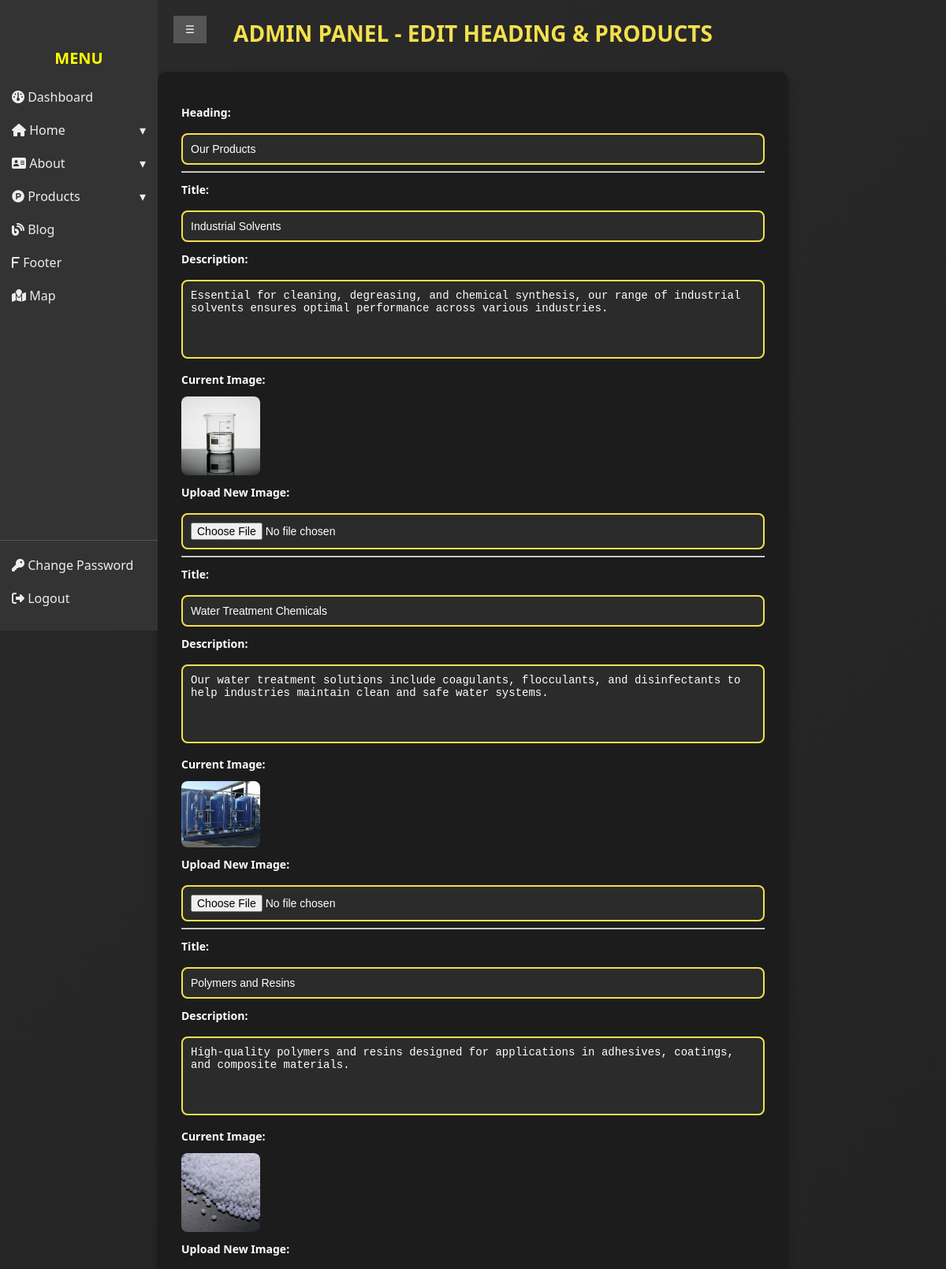
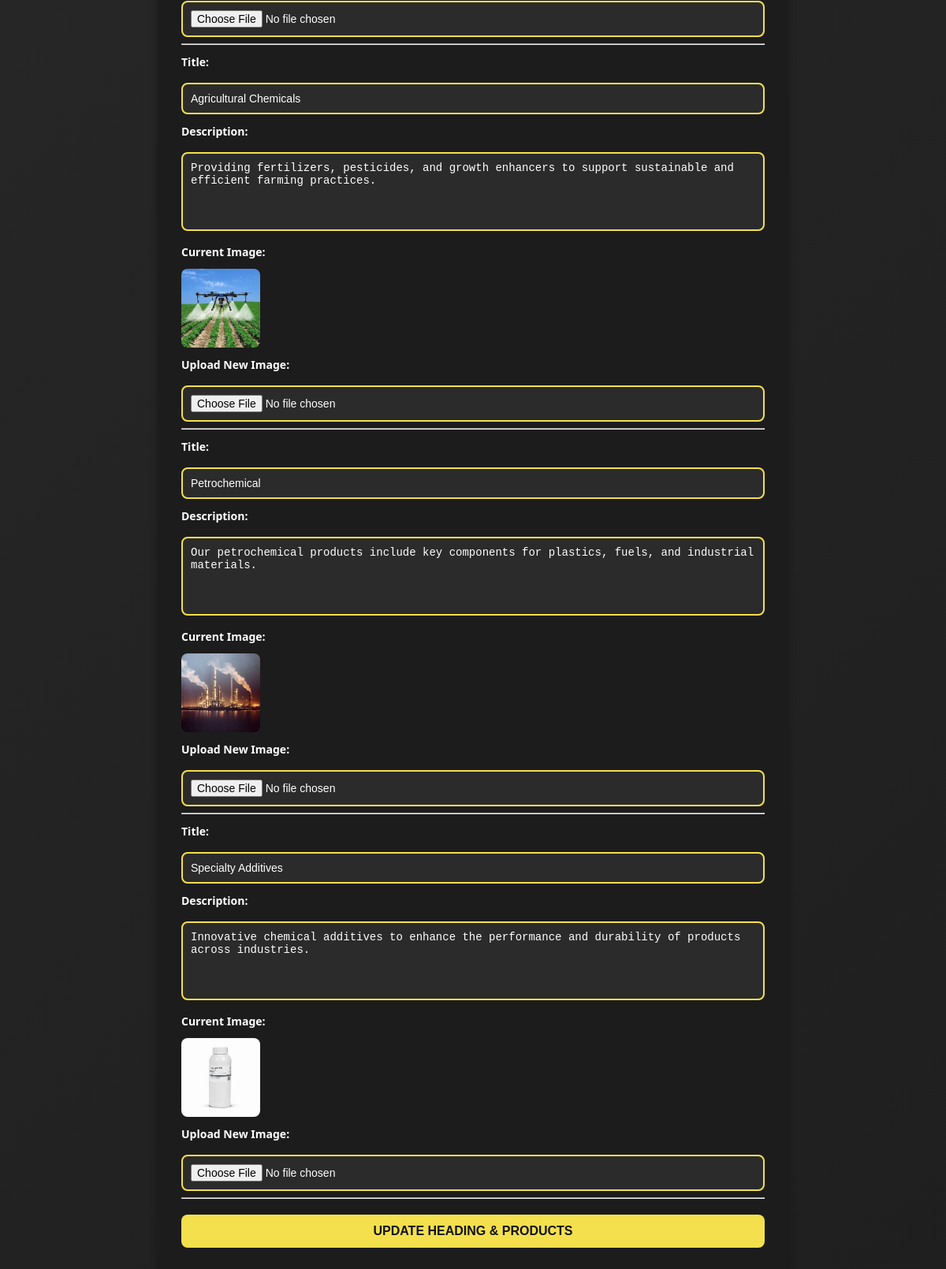
Screenshot of /backend/our_products.php (signed in) with the database file from the repository (2 pictures, top to bottom).
### tables this page shows
CREATE TABLE `settings` (
  `id` int(11) NOT NULL,
  `heading` varchar(255) NOT NULL
);

CREATE TABLE `product_display` (
  `id` int(11) NOT NULL,
  `title` varchar(255) NOT NULL,
  `description` text NOT NULL,
  `image` varchar(255) NOT NULL
);

### backend/our_products.php (the view, shortened to what this page needs)
<?php
require 'db_connection.php';
$settingsQuery = "SELECT * FROM settings WHERE id = 1";
$settingsResult = mysqli_query($conn, $settingsQuery);
$settingsRow = mysqli_fetch_assoc($settingsResult);
$heading = $settingsRow['heading'];
$query = "SELECT * FROM product_display";
$result = mysqli_query($conn, $query);
?>
<!DOCTYPE html>
<html lang="en">
<head>
</head>
<body>
    <?php include 'side_bar.php' ?>
    <h2>Admin Panel - Edit Heading & Products</h2>
    <div class="container">
        <form method="POST" enctype="multipart/form-data">
            <label>Heading:</label>
            <input type="text" name="heading" value="<?php echo htmlspecialchars($heading); ?>" required>
            <hr>
            <?php while ($row = mysqli_fetch_assoc($result)) { ?>
                <label>Title:</label>
                <input type="text" name="title[]" value="<?php echo htmlspecialchars($row['title']); ?>" required>
                <label>Description:</label>
                <textarea name="description[]" required><?php echo htmlspecialchars($row['description']); ?></textarea>
                <label>Current Image:</label>
                <img src="../chemical_website/<?php echo htmlspecialchars($row['image']); ?>" class="image-preview" width="100">
                <label>Upload New Image:</label>
                <input type="file" name="image[]">
                <hr>
            <?php } ?>
            <button type="submit" name="update_all">Update Heading & Products</button>
        </form>
    </div>
</body>
</html>

### backend/our_products.php (style rules this page uses)
body { font-family: 'Segoe UI', Tahoma, Geneva, Verdana, sans-serif; background: linear-gradient(135deg, #2a2a2a, #1f1f1f); color: #ffffff; padding: 0; margin: 0; }
h2 { font-size: 28px; font-weight: bold; text-transform: uppercase; color: #f4e04d; text-align: center; margin-bottom: 30px; }
.container { max-width: 800px; margin: auto; }
form { background-color: #1c1c1c; padding: 30px; border-radius: 12px; box-shadow: 0px 5px 10px rgba(0, 0, 0, 0.3); margin-bottom: 20px; }
label { display: block; margin: 12px 0; font-weight: bold; font-size: 14px; }
input[type="text"], textarea, input[type="file"] { width: 100%; padding: 10px; background-color: #2b2b2b; border: 2px solid #f4e04d; border-radius: 8px; color: #ffffff; margin-top: 5px; font-size: 14px; box-sizing: border-box; }
textarea { height: 100px; resize: none; }
button[type="submit"] { display: block; width: 100%; padding: 12px; background-color: #f4e04d; color: #121212; border: none; border-radius: 8px; font-size: 16px; font-weight: bold; text-transform: uppercase; cursor: pointer; margin-top: 20px; transition: all 0.3s ease; }
.image-preview { display: block; margin-top: 10px; border-radius: 8px; }

### backend/side_bar.php (style rules this page uses)
body { margin: 0; overflow-x: hidden; font-family: 'Segoe UI', Tahoma, Geneva, Verdana, sans-serif; }

### rows the page displays
settings: heading "Our Products"
product_display: title "Industrial Solvents", description "Essential for cleaning, degreasing, and chemical synthesis, our range of industrial solvents ensures optimal performance across various industries.", image (picture)
product_display: title "Water Treatment Chemicals", description "Our water treatment solutions include coagulants, flocculants, and disinfectants to help industries maintain clean and safe water systems.", image (picture)
product_display: title "Polymers and Resins", description "High-quality polymers and resins designed for applications in adhesives, coatings, and composite materials.", image (picture)
product_display: title "Agricultural Chemicals", description "Providing fertilizers, pesticides, and growth enhancers to support sustainable and efficient farming practices.", image (picture)
product_display: title "Petrochemical", description "Our petrochemical products include key components for plastics, fuels, and industrial materials.", image (picture)
product_display: title "Specialty Additives", description "Innovative chemical additives to enhance the performance and durability of products across industries.", image (picture)
